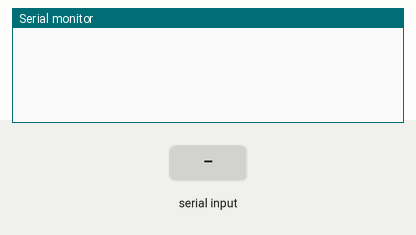
Bench run of a sketch on a simulated Arduino Uno, built with avr-gcc and run on an emulated ATmega328P. Parts: the last lines printed to the serial monitor. The inputs (shaded band) are chosen by the test bench.

Above: at 1.2 s.
1.3 s: "de" received over the second serial link
At 3.4 s:
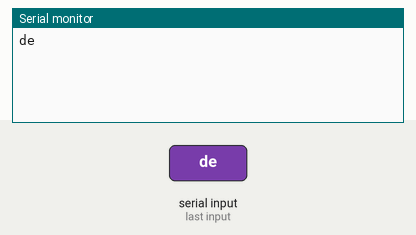
3.8 s: "1" received over the second serial link
At 5.3 s:
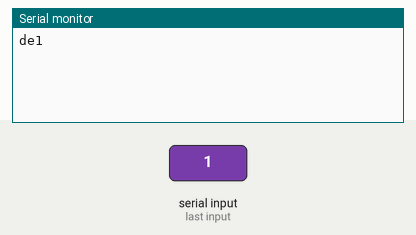

The sketch:

bttest.ino
```cpp
#include <SoftwareSerial.h>
SoftwareSerial BT(3,2);

void setup()
{
  BT.begin(9600);
  Serial.begin(115200);
  BT.println("Hello from Arduino");
}

String input;

void loop()
{
    if (BT.available()) {
        input = (String) BT.readString();
        Serial.print(input);
        input.trim();
        if (input == "de") {
            BT.println("funka");
        }
        BT.println(input);
    }
}
```

Measured:
- after the input at 1.3 s, the serial monitor: prints a new line after 1.0 s (image 1)
- after the input at 3.8 s, the serial monitor: prints a new line after 1.0 s (image 2)
